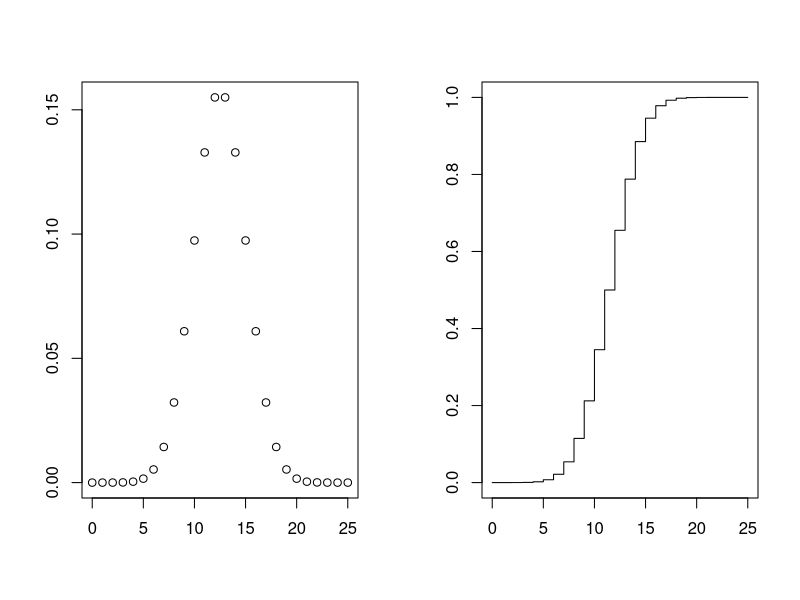
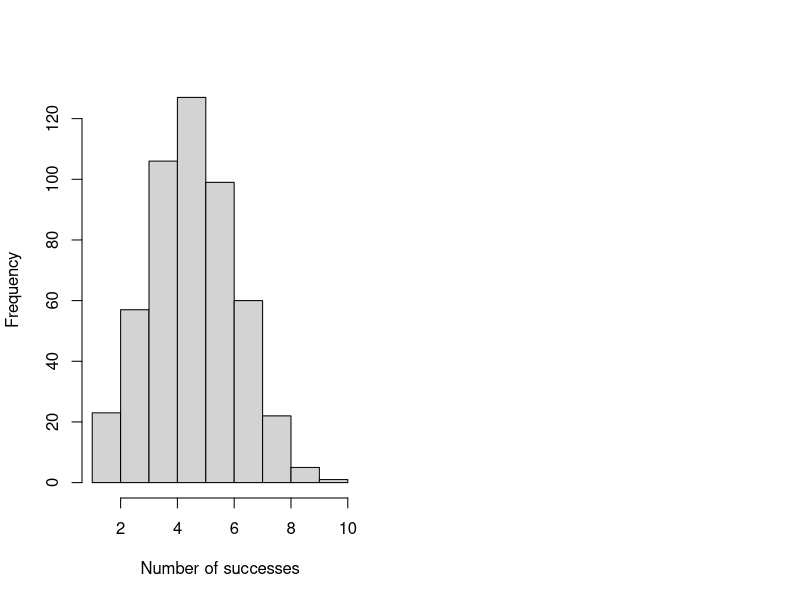
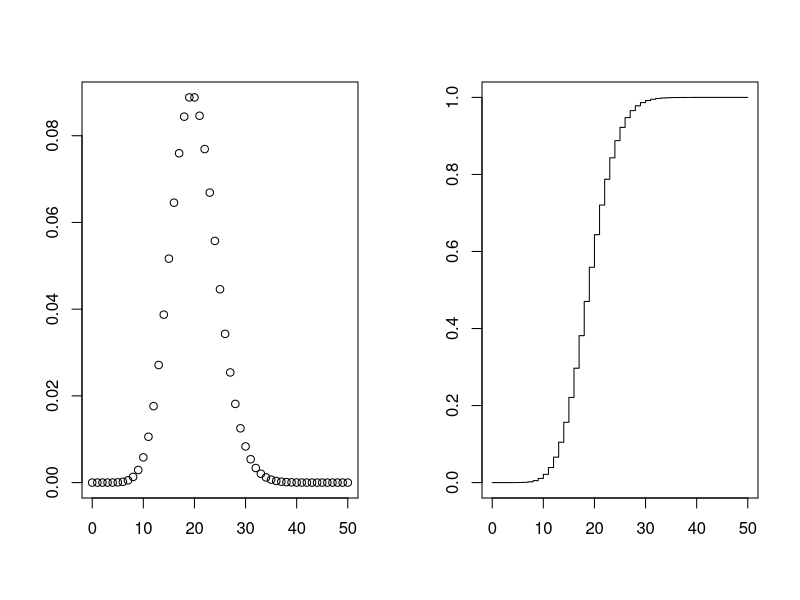
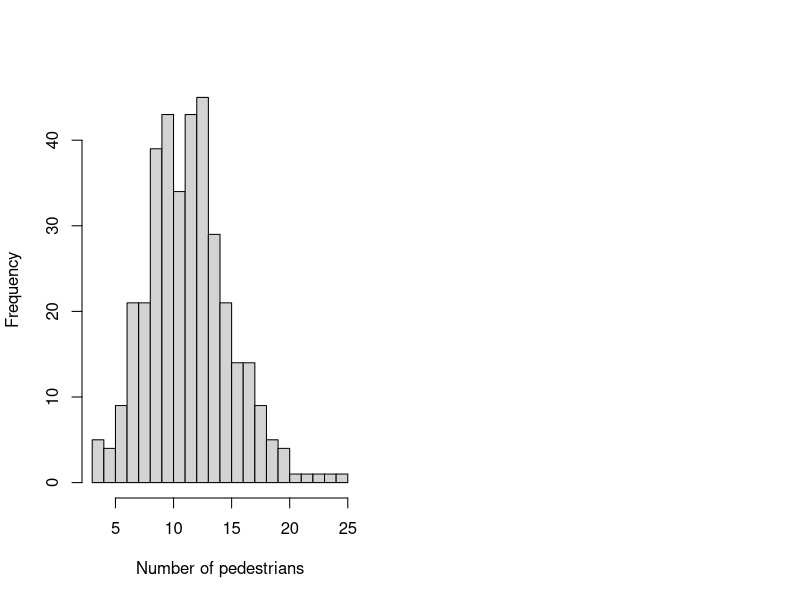

The R script that drew these images, in order:
## ---- chunk 1
# Sequence for visualization
binomial_seq <- seq(0, 25, by = 1)

# Functions
binomial_pmf <- dbinom(x = binomial_seq, size = 25, prob = 0.5)
binomial_cdf <- pbinom(q = binomial_seq, size = 25, prob = 0.5)

# Plot
par(mfrow = c(1, 2))
plot(binomial_seq, binomial_pmf, ann = FALSE)
plot(binomial_seq, binomial_cdf, type = "S", ann = FALSE)
## ---- chunk 2
# Probability for exactly 3 successes out of 10 trials
dbinom(x = 3, size = 10, prob = 0.5)

# Probability for up to 3 successes out of 10 trials
pbinom(q = 3, size = 10, prob = 0.5)

# Simulate 10 times how many successes there is using random numbers
rbinom(n = 10, size = 10, prob = 0.5)

# With large enough n, expected value (np = 5) should become visible
rbinom500 <- rbinom(n = 500, size = 10, prob = 0.5)
hist(rbinom500, xlab = "Number of successes", ylab = "Frequency", main = NULL)
summary(rbinom500)
## ---- chunk 3
# Sequence for visualization
poisson_seq <- seq(0, 50, by = 1)

# Functions
poisson_pmf <- dpois(x = poisson_seq, lambda = 20)
poisson_cdf <- ppois(q = poisson_seq, lambda = 20)


# Plot
par(mfrow = c(1, 2))
plot(poisson_seq, poisson_pmf, ann = FALSE)
plot(poisson_seq, poisson_cdf, type = "S", ann = FALSE)
## ---- chunk 4
# A bridge is crossed by 12 people per minute, on average.
# What is the probability that exactly 16 people crosses it in a minute?
dpois(x = 16, lambda = 12)

# A bridge is crossed by 12 people per minute, on average.
# What is the probability that up to 16 people crosses it in a minute?
ppois(q = 16, lambda = 12)

# Simulate amount of people per minute 10 times
rpois(n = 10, lambda = 12)

# By repeating the observation once every day for a year,
# the expected value (lambda = 12) should become visible
poisson_pedestrians <- rpois(n = 365, lambda = 12)
hist(poisson_pedestrians, breaks = 20,
     xlab = "Number of pedestrians", ylab = "Frequency", main = NULL)

summary(poisson_pedestrians)
